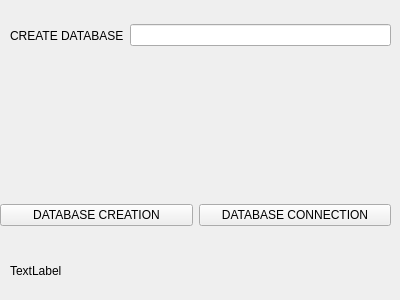
<?xml version="1.0" encoding="UTF-8"?>
<ui version="4.0">
 <class>Form</class>
 <widget class="QWidget" name="Form">
  <property name="geometry">
   <rect>
    <x>0</x>
    <y>0</y>
    <width>400</width>
    <height>300</height>
   </rect>
  </property>
  <property name="windowTitle">
   <string>Form</string>
  </property>
  <widget class="QWidget" name="horizontalLayoutWidget">
   <property name="geometry">
    <rect>
     <x>10</x>
     <y>10</y>
     <width>381</width>
     <height>51</height>
    </rect>
   </property>
   <layout class="QHBoxLayout" name="horizontalLayout">
    <item>
     <widget class="QLabel" name="label">
      <property name="text">
       <string>CREATE DATABASE</string>
      </property>
     </widget>
    </item>
    <item>
     <widget class="QLineEdit" name="lineEdit"/>
    </item>
   </layout>
  </widget>
  <widget class="QWidget" name="horizontalLayoutWidget_2">
   <property name="geometry">
    <rect>
     <x>0</x>
     <y>190</y>
     <width>391</width>
     <height>51</height>
    </rect>
   </property>
   <layout class="QHBoxLayout" name="horizontalLayout_2">
    <item>
     <widget class="QPushButton" name="pushButtonCreateDb">
      <property name="text">
       <string>DATABASE CREATION</string>
      </property>
     </widget>
    </item>
    <item>
     <widget class="QPushButton" name="pushButtonDbcon">
      <property name="text">
       <string>DATABASE CONNECTION</string>
      </property>
     </widget>
    </item>
   </layout>
  </widget>
  <widget class="QLabel" name="labelResult">
   <property name="geometry">
    <rect>
     <x>10</x>
     <y>260</y>
     <width>381</width>
     <height>21</height>
    </rect>
   </property>
   <property name="text">
    <string>TextLabel</string>
   </property>
  </widget>
 </widget>
 <resources/>
 <connections/>
</ui>
